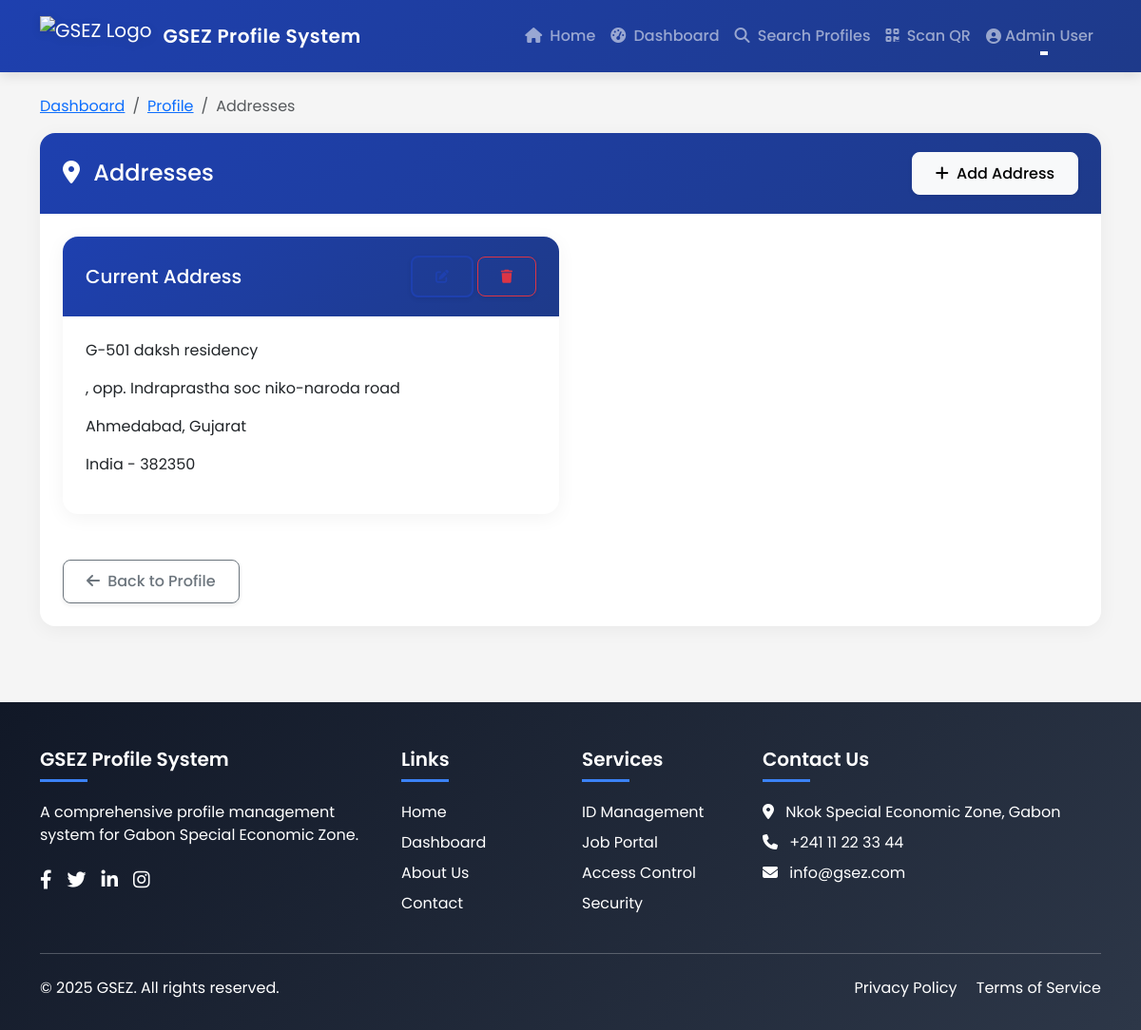
The app's page /profile/GSEZ-HR001/addresses/ (signed in) with its own data.
### profile_system/models.py (models this page shows, shortened)
class Address(models.Model):
    profile = models.ForeignKey(Profile, on_delete=models.CASCADE, related_name='addresses')
    address_line1 = models.CharField(max_length=255)
    address_line2 = models.CharField(max_length=255, blank=True)
    city = models.CharField(max_length=100)
    state = models.CharField(max_length=100)
    country = models.CharField(max_length=100)
    postal_code = models.CharField(max_length=20)
    is_current = models.BooleanField(default=True)

### profile_system/views.py (the view)
# urls.py: path('profile/<str:gsez_id>/addresses/', views.addresses, name='addresses'),
@login_required
def addresses(request, gsez_id):
    profile = get_object_or_404(Profile, gsez_id=gsez_id)
    if request.user != profile.user and not request.user.is_staff:
        messages.error(request, 'You do not have permission to view this profile.')
        return redirect('home')
    addresses = profile.addresses.all()
    context = {
        'profile': profile,
        'addresses': addresses,
    }
    return render(request, 'profile_system/addresses.html', context)

### profile_system/models.py (called while the page is built)
    @property
    def is_admin(self):
        return self.role == 'admin'

### templates/profile_system/addresses.html (shortened to what this page needs)
{% extends 'base.html' %}
{% load static %}
{% block content %}
<div class="container mt-4">
    <div class="row">
        <div class="col-md-12">
            <nav aria-label="breadcrumb">
                <ol class="breadcrumb">
                    <li class="breadcrumb-item"><a href="{% url 'dashboard' %}">Dashboard</a></li>
                    <li class="breadcrumb-item"><a href="{% url 'profile_detail' gsez_id=profile.gsez_id %}">Profile</a></li>
                    <li class="breadcrumb-item active" aria-current="page">Addresses</li>
                </ol>
            </nav>
        </div>
    </div>
    <div class="row">
        <div class="col-md-12">
            <div class="card">
                <div class="card-header bg-primary text-white d-flex justify-content-between align-items-center">
                    <h4 class="mb-0">
                        <i class="fas fa-map-marker-alt me-2"></i> Addresses
                    </h4>
                    <a href="{% url 'add_address' gsez_id=profile.gsez_id %}" class="btn btn-light">
                        <i class="fas fa-plus me-1"></i> Add Address
                    </a>
                </div>
                <div class="card-body">
                    {% if addresses %}
                        <div class="row">
                            {% for address in addresses %}
                                <div class="col-md-6 mb-4">
                                    <div class="card h-100">
                                        <div class="card-header d-flex justify-content-between align-items-center">
                                            <h5 class="mb-0">{{ address.is_current|yesno:"Current,Permanent" }} Address</h5>
                                            <div>
                                                <a href="{% url 'edit_address' gsez_id=profile.gsez_id address_id=address.id %}" class="btn btn-sm btn-outline-primary">
                                                    <i class="fas fa-edit"></i>
                                                </a>
                                                <a href="{% url 'delete_address' gsez_id=profile.gsez_id address_id=address.id %}" class="btn btn-sm btn-outline-danger" onclick="return confirm('Are you sure you want to delete this address?');">
                                                    <i class="fas fa-trash"></i>
                                                </a>
                                            </div>
                                        </div>
                                        <div class="card-body">
                                            <p>{{ address.address_line1 }}</p>
                                            {% if address.address_line2 %}
                                                <p>{{ address.address_line2 }}</p>
                                            {% endif %}
                                            <p>{{ address.city }}, {{ address.state }}</p>
                                            <p>{{ address.country }} - {{ address.postal_code }}</p>
                                        </div>
                                    </div>
                                </div>
                            {% endfor %}
                        </div>
                    {% endif %}
                    <div class="mt-4">
                        <a href="{% url 'profile_detail' gsez_id=profile.gsez_id %}" class="btn btn-outline-secondary">
                            <i class="fas fa-arrow-left me-1"></i> Back to Profile
                        </a>
                    </div>
                </div>
            </div>
        </div>
    </div>
</div>
{% endblock %}

### templates/base.html (shortened to what this page needs)
<!DOCTYPE html>
<html lang="en">
<head>
    <link href="https://cdn.jsdelivr.net/npm/bootstrap@5.3.0/dist/css/bootstrap.min.css" rel="stylesheet">
    <link rel="stylesheet" href="https://cdnjs.cloudflare.com/ajax/libs/font-awesome/6.4.0/css/all.min.css">
    <link href="https://unpkg.com/aos@2.3.1/dist/aos.css" rel="stylesheet">
</head>
<body>
    <nav class="navbar navbar-expand-lg navbar-dark sticky-top">
        <div class="container">
            <a class="navbar-brand" href="{% url 'home' %}">
                <img src="/static/img/GSEZ.png" alt="GSEZ Logo">
                <span>GSEZ Profile System</span>
            </a>
            <div class="collapse navbar-collapse" id="navbarNav">
                <ul class="navbar-nav ms-auto">
                    <li class="nav-item">
                        <a class="nav-link" href="{% url 'home' %}">
                            <i class="fas fa-home me-1"></i> Home
                        </a>
                    </li>
                    {% if user.is_authenticated %}
                        <li class="nav-item">
                            <a class="nav-link" href="{% url 'dashboard' %}">
                                <i class="fas fa-tachometer-alt me-1"></i> Dashboard
                            </a>
                        </li>
                        {% if user.is_staff %}
                            <li class="nav-item">
                                <a class="nav-link" href="{% url 'search_profiles' %}">
                                    <i class="fas fa-search me-1"></i> Search Profiles
                                </a>
                            </li>
                            <li class="nav-item">
                                <a class="nav-link" href="{% url 'scan_qr' %}">
                                    <i class="fas fa-qrcode me-1"></i> Scan QR
                                </a>
                            </li>
                        {% endif %}
                        <li class="nav-item dropdown">
                            <a class="nav-link dropdown-toggle d-flex align-items-center" href="#" id="userDropdown" role="button" data-bs-toggle="dropdown">
                                {% if user.profile.photo %}
                                    <img src="{{ user.profile.photo.url }}" alt="Profile" class="rounded-circle me-2" style="width: 28px; height: 28px; object-fit: cover;">
                                {% else %}
                                    <i class="fas fa-user-circle me-1"></i>
                                {% endif %}
                                {{ user.get_full_name|default:user.username }}
                            </a>
                        </li>
                    {% endif %}
                </ul>
            </div>
        </div>
    </nav>
    <main>
        {% block content %}{% endblock %}
    </main>
    <footer class="footer">
        <div class="container">
            <div class="row">
                <div class="col-lg-4 mb-4 mb-lg-0">
                    <h5>GSEZ Profile System</h5>
                    <p class="mb-4">A comprehensive profile management system for Gabon Special Economic Zone.</p>
                    <div class="d-flex gap-3">
                        <a href="#" class="text-white"><i class="fab fa-facebook-f fa-lg"></i></a>
                        <a href="#" class="text-white"><i class="fab fa-twitter fa-lg"></i></a>
                        <a href="#" class="text-white"><i class="fab fa-linkedin-in fa-lg"></i></a>
                        <a href="#" class="text-white"><i class="fab fa-instagram fa-lg"></i></a>
                    </div>
                </div>
                <div class="col-lg-2 col-md-4 col-6 mb-4 mb-md-0">
                    <h5>Links</h5>
                    <ul class="list-unstyled">
                        <li class="mb-2"><a href="{% url 'home' %}" class="text-white text-decoration-none">Home</a></li>
                        <li class="mb-2"><a href="{% url 'dashboard' %}" class="text-white text-decoration-none">Dashboard</a></li>
                        <li class="mb-2"><a href="#" class="text-white text-decoration-none">About Us</a></li>
                        <li><a href="#" class="text-white text-decoration-none">Contact</a></li>
                    </ul>
                </div>
                <div class="col-lg-2 col-md-4 col-6 mb-4 mb-md-0">
                    <h5>Services</h5>
                    <ul class="list-unstyled">
                        <li class="mb-2"><a href="#" class="text-white text-decoration-none">ID Management</a></li>
                        <li class="mb-2"><a href="{% url 'job_list' %}" class="text-white text-decoration-none">Job Portal</a></li>
                        <li class="mb-2"><a href="#" class="text-white text-decoration-none">Access Control</a></li>
                        <li><a href="#" class="text-white text-decoration-none">Security</a></li>
                    </ul>
                </div>
                <div class="col-lg-4 col-md-4">
                    <h5>Contact Us</h5>
                    <ul class="list-unstyled">
                        <li class="mb-2"><i class="fas fa-map-marker-alt me-2"></i> Nkok Special Economic Zone, Gabon</li>
                        <li class="mb-2"><i class="fas fa-phone me-2"></i> +241 11 22 33 44</li>
                        <li class="mb-2"><i class="fas fa-envelope me-2"></i> info@gsez.com</li>
                    </ul>
                </div>
            </div>
            <hr class="my-4 bg-light">
            <div class="row">
                <div class="col-md-6">
                    <p class="mb-md-0">&copy; {% now "Y" %} GSEZ. All rights reserved.</p>
                </div>
                <div class="col-md-6 text-md-end">
                    <p class="mb-0">
                        <a href="#" class="text-white text-decoration-none me-3">Privacy Policy</a>
                        <a href="#" class="text-white text-decoration-none">Terms of Service</a>
                    </p>
                </div>
            </div>
        </div>
    </footer>
</body>
</html>

### templates/base.html (style rules this page uses)
:root { --primary-color: #1e40af; --primary-light: #3b82f6; --primary-dark: #1e3a8a; --secondary-color: #0ea5e9; --accent-color: #f59e0b; --dark-color: #111827; --light-color: #f9fafb; --gray-color: #6b7280; --success-color: #10b981; --warning-color: #f59e0b; --danger-color: #ef4444; }
body { font-family: 'Poppins', sans-serif; background-color: #f5f5f5; color: var(--dark-color); }
.navbar { background: linear-gradient(135deg, var(--primary-color) 0%, var(--primary-dark) 100%); box-shadow: 0 4px 12px rgba(0, 0, 0, 0.1); padding: 0.75rem 1rem; }
.navbar-brand { display: flex; align-items: center; }
.navbar-brand img { height: 42px; margin-right: 12px; filter: drop-shadow(0 2px 4px rgba(0,0,0,0.1)); transition: transform 0.3s ease; }
.navbar-brand span { font-weight: 600; font-size: 1.25rem; letter-spacing: 0.5px; }
.nav-link { font-weight: 500; padding: 0.5rem 1rem; position: relative; transition: all 0.3s ease; }
.nav-link:after { content: ''; position: absolute; width: 0; height: 2px; bottom: 0; left: 50%; background-color: white; transition: all 0.3s ease; transform: translateX(-50%); }
.btn { font-weight: 500; border-radius: 8px; padding: 0.6rem 1.5rem; transition: all 0.3s ease; box-shadow: 0 2px 5px rgba(0, 0, 0, 0.08); }
.btn-outline-primary { border: 2px solid var(--primary-color); color: var(--primary-color); }
.card { border: none; border-radius: 16px; box-shadow: 0 4px 20px rgba(0, 0, 0, 0.05); transition: all 0.4s ease; overflow: hidden; }
.card-header { background: linear-gradient(135deg, var(--primary-color) 0%, var(--primary-dark) 100%); color: white; font-weight: 600; padding: 1.25rem 1.5rem; border-bottom: none; }
.card-body { padding: 1.5rem; }
.footer { background: linear-gradient(135deg, var(--dark-color) 0%, #2d3748 100%); color: white; padding: 3rem 0 2rem; margin-top: 5rem; }
.footer h5 { font-weight: 600; margin-bottom: 1.25rem; position: relative; padding-bottom: 0.75rem; }
.footer h5:after { content: ''; position: absolute; width: 50px; height: 3px; background-color: var(--primary-light); bottom: 0; left: 0; }

### records on screen
Address: is_current "Current", address_line1 "G-501 daksh residency", address_line2 ", opp. Indraprastha soc niko-naroda road", city "Ahmedabad", state "Gujarat", country "India", postal_code "382350"

### other values on screen
{{ user.get_full_name|default:user.username }} "Admin User"
